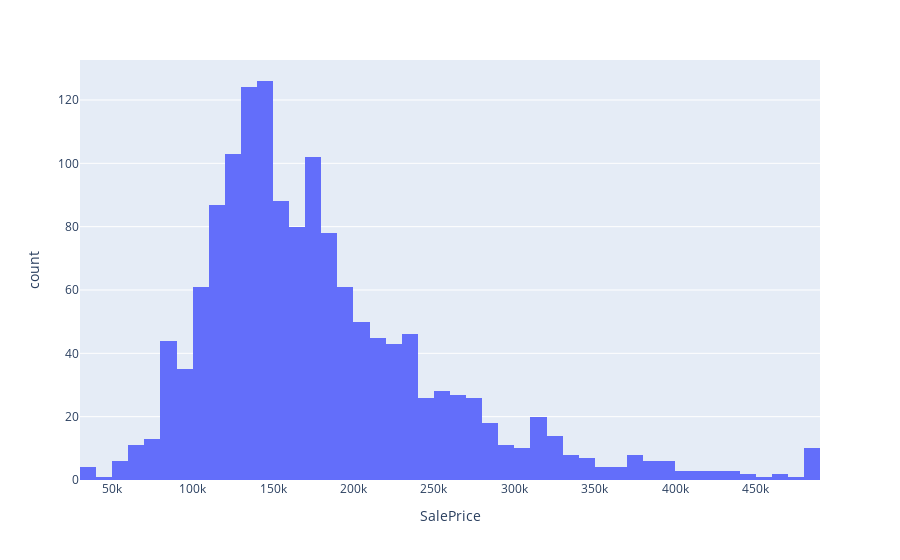

The code cell stored with this chart in its notebook:
### Code cell
px.histogram(df, x="SalePrice")

### Figure 1 — Plotly figure (JSON) as saved in the notebook; plotly's stock layout.template omitted (floating-point values rounded to 4 significant figures; data arrays with more than 128 entries replaced by an {"elided": "..."} marker saying what was removed)
{"data": [{"alignmentgroup": "True", "bingroup": "x", "hovertemplate": "SalePrice=%{x}<br>count=%{y}<extra></extra>", "legendgroup": "", "marker": {"color": "#636efa", "pattern": {"shape": ""}}, "name": "", "offsetgroup": "", "orientation": "v", "showlegend": false, "type": "histogram", "x": {"elided": "2918 int values"}, "xaxis": "x", "yaxis": "y"}], "layout": {"barmode": "relative", "legend": {"tracegroupgap": 0}, "margin": {"t": 60}, "xaxis": {"anchor": "y", "domain": [0, 1], "title": {"text": "SalePrice"}}, "yaxis": {"anchor": "x", "domain": [0, 1], "title": {"text": "count"}}}}
